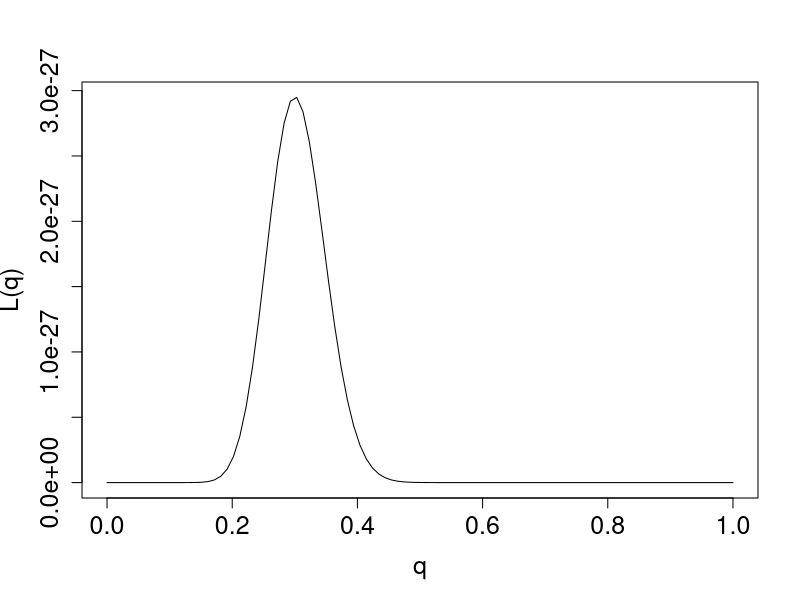

This figure's R source:
## ---- chunk 1
q = seq(0,1,length=100)
L= function(q){q^30 * (1-q)^70}
plot(q,L(q),ylab="L(q)",xlab="q",type="l",cex.axis=1.5, cex.lab=1.5)
